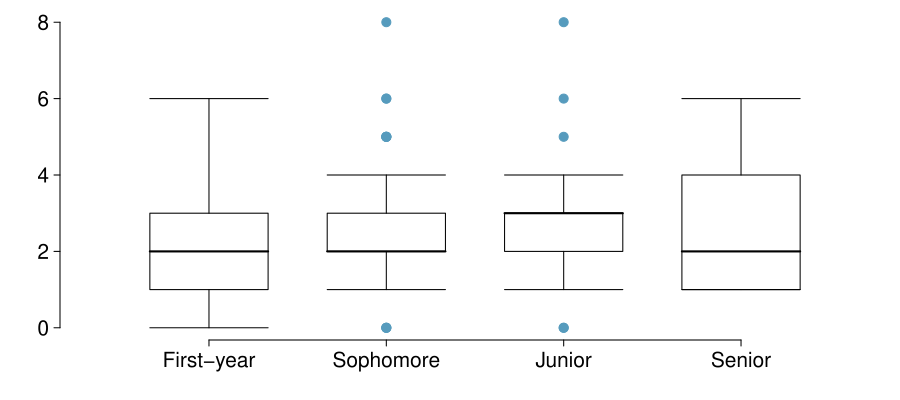

R code for this plot:
library(openintro)
data(COL)

d = read.csv("year_clubs.csv")
d$year = factor(d$year, levels = c("First-year","Sophomore","Junior","Senior","Grad student"))
d = d[d$year != "Grad student",]
d$year = droplevels(d$year)

# box

myPDF('year_clubs.pdf', 9, 4, mar=c(3,3,0.5,0.5), cex.lab = 1.5, cex.axis = 1.25)

boxPlot(d$clubs, fact = d$year, col = COL[1], ylab = "")

dev.off()
